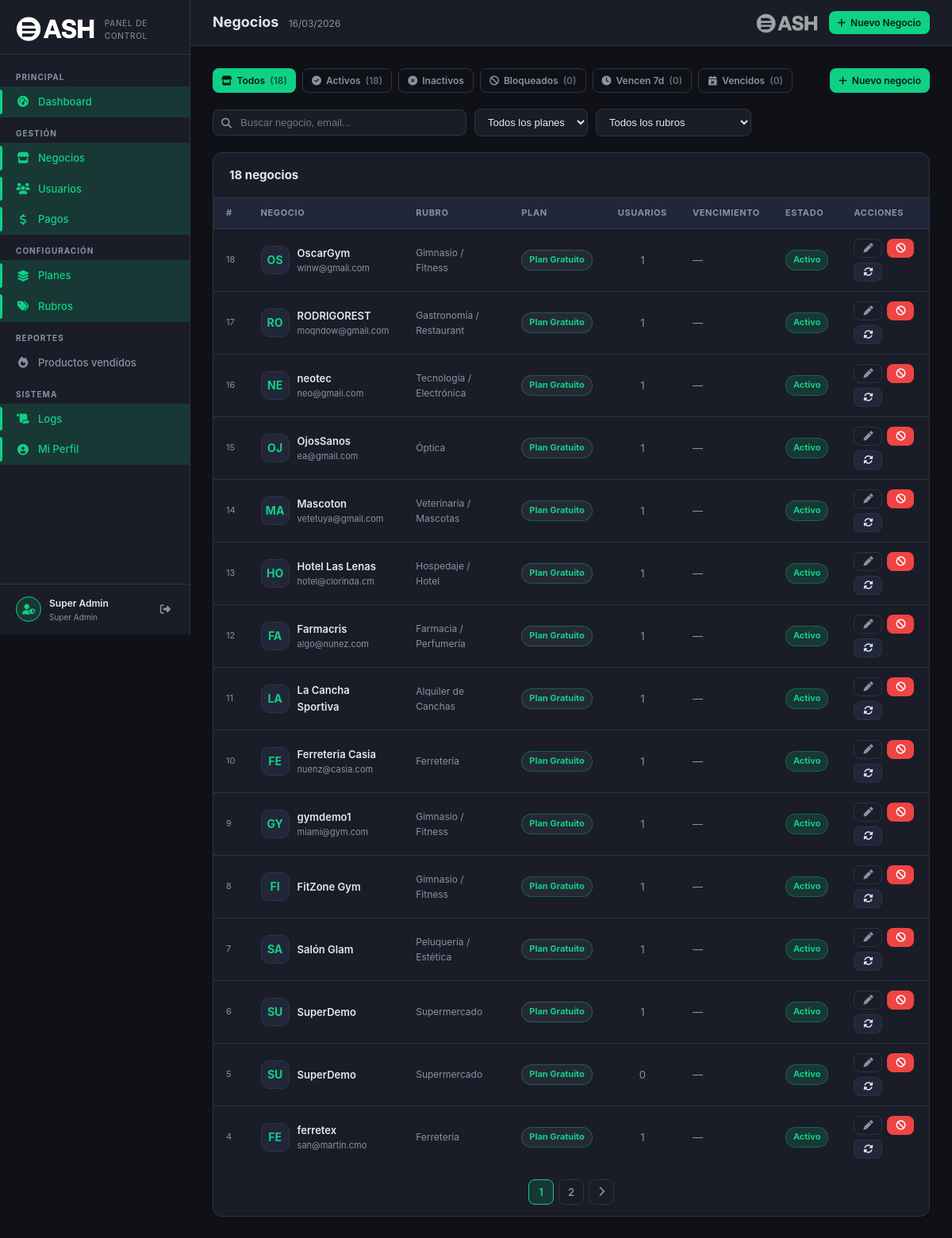
The app's page /superadmin/negocios/index.php (signed in) with its own data.
### tables this page shows
CREATE TABLE `negocios` (
  `id` int(11) NOT NULL,
  `nombre` varchar(255) NOT NULL,
  `razon_social` varchar(255) DEFAULT NULL,
  `cuit` varchar(20) DEFAULT NULL,
  `condicion_iva` varchar(50) DEFAULT NULL,
  `rubro` varchar(100) DEFAULT NULL,
  `rubro_id` int(11) DEFAULT NULL,
  `direccion` text DEFAULT NULL,
  `ciudad` varchar(100) DEFAULT NULL,
  `provincia` varchar(100) DEFAULT NULL,
  `codigo_postal` varchar(10) DEFAULT NULL,
  `telefono` varchar(50) DEFAULT NULL,
  `email` varchar(255) DEFAULT NULL,
  `sitio_web` varchar(255) DEFAULT NULL,
  `instagram` varchar(100) DEFAULT NULL,
  `facebook` varchar(255) DEFAULT NULL,
  `whatsapp` varchar(50) DEFAULT NULL,
  `logo` varchar(255) DEFAULT NULL,
  `imagen_portada` varchar(255) DEFAULT NULL,
  `carta_token` varchar(64) DEFAULT NULL,
  `carta_activa` tinyint(1) NOT NULL DEFAULT 1,
  `mensaje_ticket` text DEFAULT NULL,
  `mostrar_logo_ticket` tinyint(1) DEFAULT 1,
  `mostrar_direccion_ticket` tinyint(1) DEFAULT 1,
  `mostrar_cuit_ticket` tinyint(1) DEFAULT 1,
  `horarios` longtext DEFAULT NULL CHECK (json_valid(`horarios`)),
  `activo` tinyint(1) DEFAULT 1,
  `plan_id` int(11) DEFAULT 1,
  `fecha_vencimiento` date DEFAULT NULL,
  `bloqueado` tinyint(1) NOT NULL DEFAULT 0,
  `bloqueado_motivo` varchar(255) DEFAULT NULL,
  `notas_admin` text DEFAULT NULL,
  `estado_suscripcion` enum('activa','vencida','cancelada','trial') DEFAULT 'trial',
  `trial_hasta` date DEFAULT NULL,
  `fecha_registro` timestamp NOT NULL DEFAULT current_timestamp(),
  `fecha_alta` date DEFAULT NULL,
  `fecha_actualizacion` timestamp NOT NULL DEFAULT current_timestamp() ON UPDATE current_timestamp()
);

CREATE TABLE `rubros` (
  `id` int(11) NOT NULL,
  `slug` varchar(50) NOT NULL,
  `nombre` varchar(100) NOT NULL,
  `descripcion` varchar(255) DEFAULT NULL,
  `icono` varchar(50) DEFAULT 'fa-store',
  `color` varchar(7) DEFAULT '#667eea',
  `activo` tinyint(1) DEFAULT 1,
  `orden` int(11) DEFAULT 0
);

CREATE TABLE `planes` (
  `id` int(11) NOT NULL,
  `nombre` varchar(50) NOT NULL,
  `nombre_display` varchar(100) NOT NULL,
  `descripcion` text DEFAULT NULL,
  `precio_mensual` decimal(10,2) DEFAULT 0.00,
  `precio_anual` decimal(10,2) DEFAULT 0.00,
  `max_usuarios` smallint(6) DEFAULT 1,
  `max_productos` smallint(6) DEFAULT 50,
  `max_ventas_mes` int(11) DEFAULT 100,
  `tiene_reportes` tinyint(1) DEFAULT 0,
  `tiene_empleados` tinyint(1) DEFAULT 0,
  `tiene_clientes` tinyint(1) DEFAULT 0,
  `tiene_api_publica` tinyint(1) DEFAULT 0,
  `tiene_tienda_online` tinyint(1) DEFAULT 0,
  `activo` tinyint(1) DEFAULT 1,
  `created_at` timestamp NOT NULL DEFAULT current_timestamp(),
  `updated_at` timestamp NULL DEFAULT NULL ON UPDATE current_timestamp(),
  `dias_gratis` int(11) NOT NULL DEFAULT 0,
  `color` varchar(20) DEFAULT '#0FD186',
  `icono` varchar(50) DEFAULT 'fa-star',
  `orden` int(11) DEFAULT 0
);

### superadmin/negocios/index.php (the view, shortened to what this page needs)
<?php
$db = sa_db();
$filtro  = $_GET['filtro']  ?? 'todos';
$buscar  = trim($_GET['q']  ?? '');
$plan_f  = intval($_GET['plan'] ?? 0);
$rubro_f = intval($_GET['rubro'] ?? 0);
$page    = max(1, intval($_GET['page'] ?? 1));
$perPage = 15;
$where = ['1=1'];
$params = [];
$whereStr = implode(' AND ', $where);
$totalStmt = $db->prepare("SELECT COUNT(*) FROM negocios n WHERE $whereStr");
$totalStmt->execute($params);
$total = $totalStmt->fetchColumn();
$totalPag = ceil($total / $perPage);
$offset = ($page - 1) * $perPage;
$stmt = $db->prepare("
    SELECT n.id, n.nombre, n.email, n.telefono, n.ciudad, n.activo, n.bloqueado, n.bloqueado_motivo,
           n.fecha_vencimiento, n.fecha_registro, n.notas_admin,
           p.nombre_display as plan_nombre, p.color as plan_color, p.id as plan_id,
           r.nombre as rubro_nombre, r.slug as rubro_slug,
           (SELECT COUNT(*) FROM usuarios u WHERE u.negocio_id = n.id) as usuarios_count
    FROM negocios n
    LEFT JOIN planes p ON p.id = n.plan_id
    LEFT JOIN rubros r ON r.id = n.rubro_id
    WHERE $whereStr
    ORDER BY n.fecha_registro DESC
    LIMIT $perPage OFFSET $offset
");
$stmt->execute($params);
$negocios = $stmt->fetchAll();
$counts = [];
foreach (['todos'=>'1=1','activos'=>'activo=1 AND bloqueado=0','bloqueados'=>'bloqueado=1','vencen'=>'fecha_vencimiento BETWEEN CURDATE() AND DATE_ADD(CURDATE(),INTERVAL 7 DAY)','vencidos'=>'fecha_vencimiento < CURDATE() AND activo=1'] as $k=>$w) {
    $counts[$k] = $db->query("SELECT COUNT(*) FROM negocios WHERE $w")->fetchColumn();
}
require_once dirname(__DIR__) . '/_layout.php';
?>
<div style="display:flex;gap:8px;margin-bottom:20px;flex-wrap:wrap">
    <?php
    $tabs = [
        'todos'     => ['label'=>'Todos', 'icon'=>'fa-store'],
        'activos'   => ['label'=>'Activos', 'icon'=>'fa-circle-check'],
        'inactivos' => ['label'=>'Inactivos', 'icon'=>'fa-circle-xmark'],
        'bloqueados'=> ['label'=>'Bloqueados', 'icon'=>'fa-ban'],
        'vencen'    => ['label'=>'Vencen 7d', 'icon'=>'fa-clock'],
        'vencidos'  => ['label'=>'Vencidos', 'icon'=>'fa-calendar-times'],
    ];
    foreach ($tabs as $k => $t):
        $active = $filtro === $k;
        $cnt = $counts[$k] ?? '';
    ?>
    <a href="?filtro=<?= $k ?>&q=<?= urlencode($buscar) ?>&plan=<?= $plan_f ?>&rubro=<?= $rubro_f ?>"
       class="sa-btn <?= $active ? 'primary' : 'ghost' ?> sm">
        <i class="fas <?= $t['icon'] ?>"></i>
        <?= $t['label'] ?>
        <?php if ($cnt !== ''): ?><span style="opacity:.7">(<?= $cnt ?>)</span><?php endif; ?>
    </a>
    <?php endforeach; ?>
    <a href="nuevo.php" class="sa-btn primary sm" style="margin-left:auto">
        <i class="fas fa-plus"></i> Nuevo negocio
    </a>
</div>
<div class="sa-filter-bar" style="margin-bottom:20px">
    <div class="sa-search" style="max-width:320px">
        <input type="text" id="searchInput" placeholder="Buscar negocio, email..."
               value="<?= htmlspecialchars($buscar) ?>">
    </div>
    <select class="sa-filter-select" id="planFilter">
        <option value="0">Todos los planes</option>
    </select>
    <select class="sa-filter-select" id="rubroFilter">
        <option value="0">Todos los rubros</option>
    </select>
</div>
<div class="sa-panel">
    <div class="sa-panel-header">
        <h3>
            <?= number_format($total) ?> negocios
        </h3>
    </div>
    <div class="sa-table-wrap">
        <table class="sa-table">
            <thead>
                <tr>
                    <th>#</th>
                    <th>Negocio</th>
                    <th>Rubro</th>
                    <th>Plan</th>
                    <th>Usuarios</th>
                    <th>Vencimiento</th>
                    <th>Estado</th>
                    <th>Acciones</th>
                </tr>
            </thead>
            <tbody>
            <?php if (empty($negocios)): ?>
            <tr><td colspan="8">
                <div class="sa-empty"><i class="fas fa-store"></i><p>No se encontraron negocios con estos filtros</p></div>
            </td></tr>
            <?php else: ?>
            <?php foreach ($negocios as $neg):
                $statusClass = $neg['bloqueado'] ? 'red' : ($neg['activo'] ? 'green' : 'gray');
                $statusLabel = $neg['bloqueado'] ? 'Bloqueado' : ($neg['activo'] ? 'Activo' : 'Inactivo');
                $dias = $neg['fecha_vencimiento'] ? sa_dias_restantes($neg['fecha_vencimiento']) : null;
                $chipClass = is_null($dias) ? '' : ($dias < 0 ? 'exp' : ($dias <= 5 ? 'warn' : 'ok'));
                $iniciales = mb_strtoupper(mb_substr($neg['nombre'], 0, 2));
            ?>
            <tr>
                <td style="color:var(--sa-muted);font-size:11px"><?= $neg['id'] ?></td>
                <td>
                    <div style="display:flex;align-items:center;gap:10px">
                        <div class="sa-negocio-avatar"><?= $iniciales ?></div>
                        <div>
                            <div style="font-weight:600;color:var(--sa-text)"><?= htmlspecialchars($neg['nombre']) ?></div>
                            <div style="font-size:11px;color:var(--sa-muted)"><?= htmlspecialchars($neg['email'] ?? '') ?></div>
                        </div>
                    </div>
                </td>
                <td style="font-size:12px;color:var(--sa-muted)"><?= htmlspecialchars($neg['rubro_nombre'] ?? '—') ?></td>
                <td>
                    <span class="sa-pill gray" style="<?= $neg['plan_color'] ? 'border-color:'.htmlspecialchars($neg['plan_color']).'50;color:'.htmlspecialchars($neg['plan_color']) : '' ?>">
                        <?= htmlspecialchars($neg['plan_nombre'] ?? 'Sin plan') ?>
                    </span>
                </td>
                <td style="text-align:center;color:var(--sa-muted)"><?= $neg['usuarios_count'] ?></td>
                <td>
                    <?php if ($neg['fecha_vencimiento']): ?>
                    <div style="font-size:12px"><?= date('d/m/Y', strtotime($neg['fecha_vencimiento'])) ?></div>
                    <?php if (!is_null($dias)): ?>
                    <span class="dias-chip <?= $chipClass ?>">
                        <?= $dias >= 0 ? "Vence en {$dias}d" : 'Vencido' ?>
                    </span>
                    <?php endif; ?>
                    <?php else: ?>
                    <span style="color:var(--sa-muted)">—</span>
                    <?php endif; ?>
                </td>
                <td><span class="sa-pill <?= $statusClass ?>"><?= $statusLabel ?></span></td>
                <td>
                    <div style="display:flex;gap:6px;flex-wrap:wrap">
                        <a href="edit.php?id=<?= $neg['id'] ?>" class="sa-btn ghost sm" title="Editar">
                            <i class="fas fa-pen"></i>
                        </a>
                        <?php if (!$neg['bloqueado']): ?>
                        <button class="sa-btn danger sm" title="Bloquear"
                                onclick="bloquear(<?= $neg['id'] ?>, '<?= htmlspecialchars(addslashes($neg['nombre'])) ?>')">
                            <i class="fas fa-ban"></i>
                        </button>
                        <?php endif; ?>
                        <button class="sa-btn secondary sm" title="Renovar"
                                onclick="renovar(<?= $neg['id'] ?>, '<?= htmlspecialchars(addslashes($neg['nombre'])) ?>', <?= $neg['plan_id'] ?? 0 ?>)">
                            <i class="fas fa-rotate"></i>
                        </button>
                    </div>
                </td>
            </tr>
            <?php endforeach; ?>
            <?php endif; ?>
            </tbody>
        </table>
    </div>
    <?php if ($totalPag > 1): ?>
    <div class="sa-pagination">
        <?php for ($i = max(1,$page-2); $i <= min($totalPag,$page+2); $i++): ?>
        <a href="?filtro=<?= $filtro ?>&q=<?= urlencode($buscar) ?>&plan=<?= $plan_f ?>&rubro=<?= $rubro_f ?>&page=<?= $i ?>"
           class="<?= $i===$page?'current':'' ?>"><?= $i ?></a>
        <?php endfor; ?>
        <?php if ($page < $totalPag): ?>
        <a href="?filtro=<?= $filtro ?>&q=<?= urlencode($buscar) ?>&plan=<?= $plan_f ?>&rubro=<?= $rubro_f ?>&page=<?= $page+1 ?>">
            <i class="fas fa-chevron-right"></i>
        </a>
        <?php endif; ?>
    </div>
    <?php endif; ?>
</div>

### superadmin/assets/sa.css (style rules this page uses)
:root { --sa-bg: #0f1117; --sa-surface: #1a1d27; --sa-surface2: #22263a; --sa-border: #2e3347; --sa-primary: #0FD186; --sa-primary-dim: rgba(15,209,134,.15); --sa-text: #e2e8f0; --sa-muted: #8892a4; --sa-danger: #ef4444; --sa-warning: #f59e0b; --sa-info: #3b82f6; --sa-purple: #8b5cf6; --sa-sidebar-w: 240px; --sa-radius: 12px; --sa-transition: .22s ease; }
*, *::before, *::after { box-sizing: border-box; margin: 0; padding: 0; }
body { font-family: 'Inter', 'Segoe UI', system-ui, sans-serif; background: var(--sa-bg); color: var(--sa-text); font-size: 14px; line-height: 1.6; min-height: 100vh; }
a { color: var(--sa-primary); text-decoration: none; }
.sa-panel { background: var(--sa-surface); border: 1px solid var(--sa-border); border-radius: var(--sa-radius); overflow: hidden; margin-bottom: 24px; }
.sa-panel-header { padding: 16px 20px; border-bottom: 1px solid var(--sa-border); display: flex; align-items: center; justify-content: space-between; gap: 12px; flex-wrap: wrap; }
.sa-panel-header h3 { font-size: 15px; font-weight: 700; color: var(--sa-text); }
.sa-table-wrap { overflow-x: auto; }
.sa-table { width: 100%; border-collapse: collapse; }
.sa-table th { font-size: 11px; font-weight: 700; color: var(--sa-muted); text-transform: uppercase; letter-spacing: .6px; padding: 10px 16px; background: var(--sa-surface2); border-bottom: 1px solid var(--sa-border); white-space: nowrap; text-align: left; }
.sa-table td { padding: 12px 16px; border-bottom: 1px solid var(--sa-border); color: var(--sa-text); font-size: 13px; vertical-align: middle; }
.sa-table tr:last-child td { border-bottom: none; }
.sa-pill { display: inline-flex; align-items: center; gap: 4px; font-size: 11px; font-weight: 700; padding: 3px 9px; border-radius: 20px; white-space: nowrap; }
.sa-pill.green { background: rgba(15,209,134,.15); color: var(--sa-primary); border: 1px solid rgba(15,209,134,.3); }
.sa-pill.gray { background: rgba(100,116,139,.15); color: var(--sa-muted); border: 1px solid rgba(100,116,139,.3); }
.sa-btn { display: inline-flex; align-items: center; gap: 6px; font-size: 13px; font-weight: 600; padding: 8px 16px; border-radius: 8px; border: none; cursor: pointer; transition: opacity .2s, transform .1s; white-space: nowrap; }
.sa-btn.primary { background: var(--sa-primary); color: #0a1a14; }
.sa-btn.secondary { background: var(--sa-surface2); color: var(--sa-text); border: 1px solid var(--sa-border); }
.sa-btn.danger { background: var(--sa-danger); color: #fff; }
.sa-btn.ghost { background: transparent; color: var(--sa-muted); border: 1px solid var(--sa-border); }
.sa-btn.sm { font-size: 12px; padding: 5px 11px; }
.sa-filter-bar { display: flex; align-items: center; gap: 10px; flex-wrap: wrap; margin-bottom: 20px; }
.sa-search { flex: 1; min-width: 200px; position: relative; }
.sa-search input { width: 100%; background: var(--sa-surface); border: 1px solid var(--sa-border); border-radius: 8px; color: var(--sa-text); font-size: 13px; padding: 8px 12px 8px 34px; outline: none; transition: border-color .2s; }
.sa-filter-select { background: var(--sa-surface); border: 1px solid var(--sa-border); border-radius: 8px; color: var(--sa-text); font-size: 13px; padding: 8px 12px; outline: none; cursor: pointer; }
.sa-negocio-avatar { width: 36px; height: 36px; border-radius: 10px; background: var(--sa-surface2); border: 1px solid var(--sa-border); display: flex; align-items: center; justify-content: center; font-size: 14px; font-weight: 700; color: var(--sa-primary); flex-shrink: 0; }
.sa-pagination { display: flex; align-items: center; gap: 6px; padding: 14px 20px; justify-content: center; }
.sa-pagination a, .sa-pagination span { min-width: 32px; height: 32px; border-radius: 8px; display: flex; align-items: center; justify-content: center; font-size: 13px; font-weight: 600; border: 1px solid var(--sa-border); background: var(--sa-surface); color: var(--sa-muted); cursor: pointer; transition: background .2s, color .2s; }
.sa-pagination .current { background: var(--sa-primary-dim); color: var(--sa-primary); border-color: var(--sa-primary); }

### records on screen
negocios: id "18", bloqueado "0", nombre "OS", nombre "OscarGym", email "wlnw@gmail.com", rubro.nombre "Gimnasio / Fitness", plan.nombre_display "Plan Gratuito", usuarios_count "1", statusLabel "Activo"
negocios: id "17", nombre "RO", nombre "RODRIGOREST", email "moqndow@gmail.com", rubro.nombre "Gastronomía / Restaurant", plan.nombre_display "Plan Gratuito", usuarios_count "1", statusLabel "Activo"
negocios: id "16", nombre "NE", nombre "neotec", email "neo@gmail.com", rubro.nombre "Tecnología / Electrónica", plan.nombre_display "Plan Gratuito", usuarios_count "1", statusLabel "Activo"
negocios: id "15", nombre "OJ", nombre "OjosSanos", email "ea@gmail.com", rubro.nombre "Óptica", plan.nombre_display "Plan Gratuito", usuarios_count "1", statusLabel "Activo"
negocios: id "14", nombre "MA", nombre "Mascoton", email "vetetuya@gmail.com", rubro.nombre "Veterinaria / Mascotas", plan.nombre_display "Plan Gratuito", usuarios_count "1", statusLabel "Activo"
negocios: id "13", nombre "HO", nombre "Hotel Las Lenas", email "hotel@clorinda.cm", rubro.nombre "Hospedaje / Hotel", plan.nombre_display "Plan Gratuito", usuarios_count "1", statusLabel "Activo"
negocios: id "12", nombre "FA", nombre "Farmacris", email "algo@nunez.com", rubro.nombre "Farmacia / Perfumería", plan.nombre_display "Plan Gratuito", usuarios_count "1", statusLabel "Activo"
negocios: id "11", nombre "LA", nombre "La Cancha Sportiva", rubro.nombre "Alquiler de Canchas", plan.nombre_display "Plan Gratuito", usuarios_count "1", statusLabel "Activo"
negocios: id "10", nombre "FE", nombre "Ferreteria Casia", email "nuenz@casia.com", rubro.nombre "Ferretería", plan.nombre_display "Plan Gratuito", usuarios_count "1", statusLabel "Activo"
negocios: id "9", nombre "GY", nombre "gymdemo1", email "miami@gym.com", rubro.nombre "Gimnasio / Fitness", plan.nombre_display "Plan Gratuito", usuarios_count "1", statusLabel "Activo"
negocios: id "8", nombre "FI", nombre "FitZone Gym", rubro.nombre "Gimnasio / Fitness", plan.nombre_display "Plan Gratuito", usuarios_count "1", statusLabel "Activo"
negocios: id "7", nombre "SA", nombre "Salón Glam", rubro.nombre "Peluquería / Estética", plan.nombre_display "Plan Gratuito", usuarios_count "1", statusLabel "Activo"
negocios: id "6", nombre "SU", nombre "SuperDemo", rubro.nombre "Supermercado", plan.nombre_display "Plan Gratuito", usuarios_count "1", statusLabel "Activo"
negocios: id "5", nombre "SU", nombre "SuperDemo", rubro.nombre "Supermercado", plan.nombre_display "Plan Gratuito", usuarios_count "0", statusLabel "Activo"
negocios: id "4", nombre "FE", nombre "ferretex", email "san@martin.cmo", rubro.nombre "Ferretería", plan.nombre_display "Plan Gratuito", usuarios_count "1", statusLabel "Activo"

### other values on screen
$adminName "Super Admin"
$title "Negocios"
$t['label'] "Todos"
$t['label'] "Activos"
$t['label'] "Inactivos"
$t['label'] "Bloqueados"
$t['label'] "Vencen 7d"
$t['label'] "Vencidos"
$total "18"
